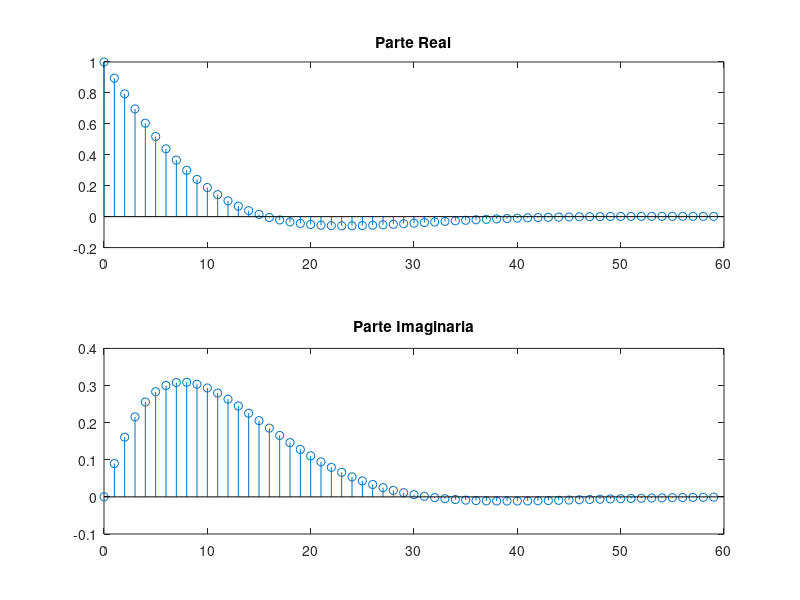

Reproduce this figure in MATLAB.
% Exponencial compleja
 
figure(1)
 
L=60;
 
r=0.9;
Xre = zeros(1,L);
Xim = zeros(1,L);
 
for n=0:L-1
    Xre(n+1)=(r^n)*cos((1/10)*n);
    Xim(n+1)=(r^n)*sin((1/10)*n);
end
 
n=0:L-1;
subplot(2,1,1),
stem(n,Xre),
title('Parte Real');
 
subplot(2,1,2),
stem(n,Xim),
title('Parte Imaginaria');